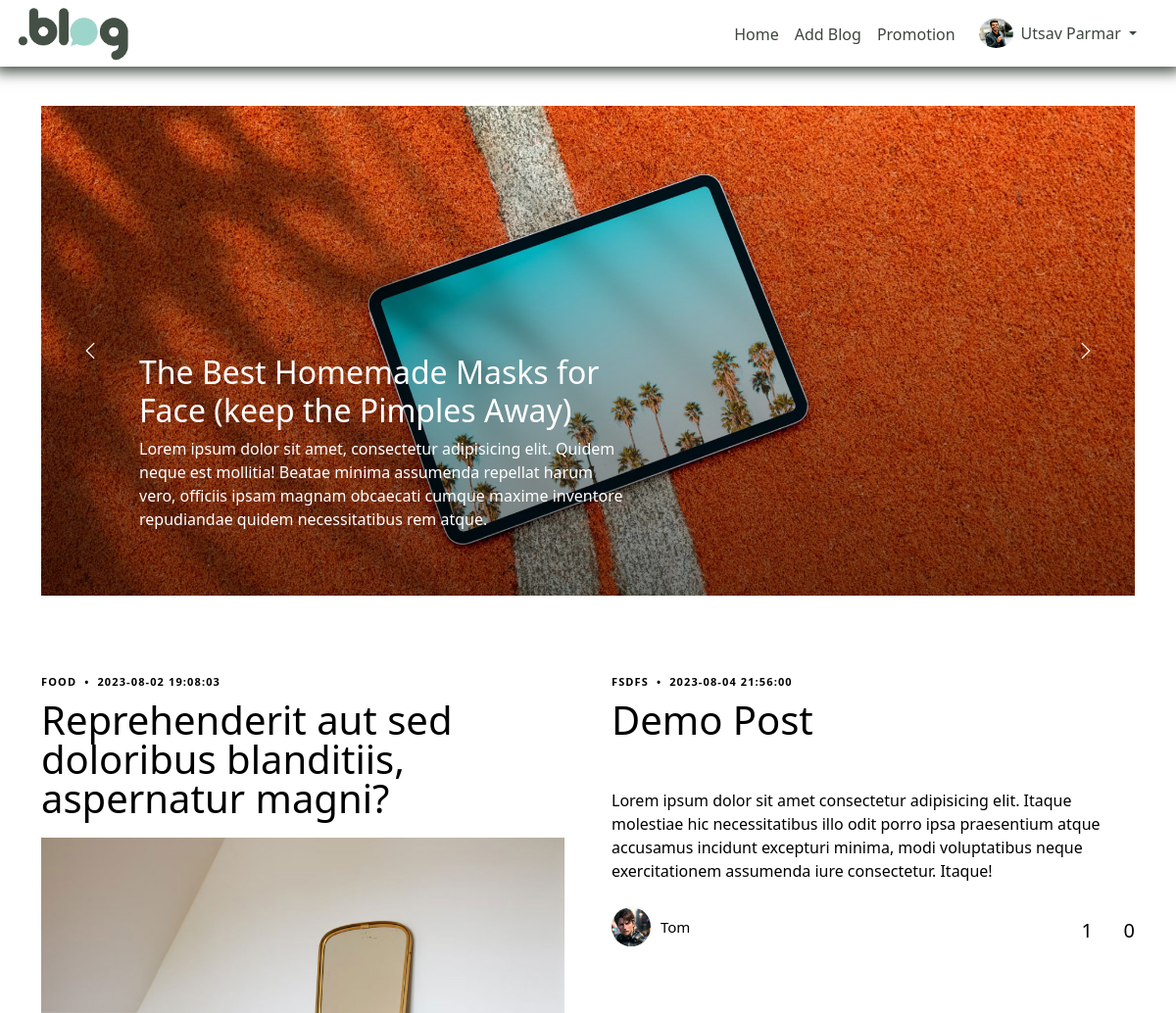
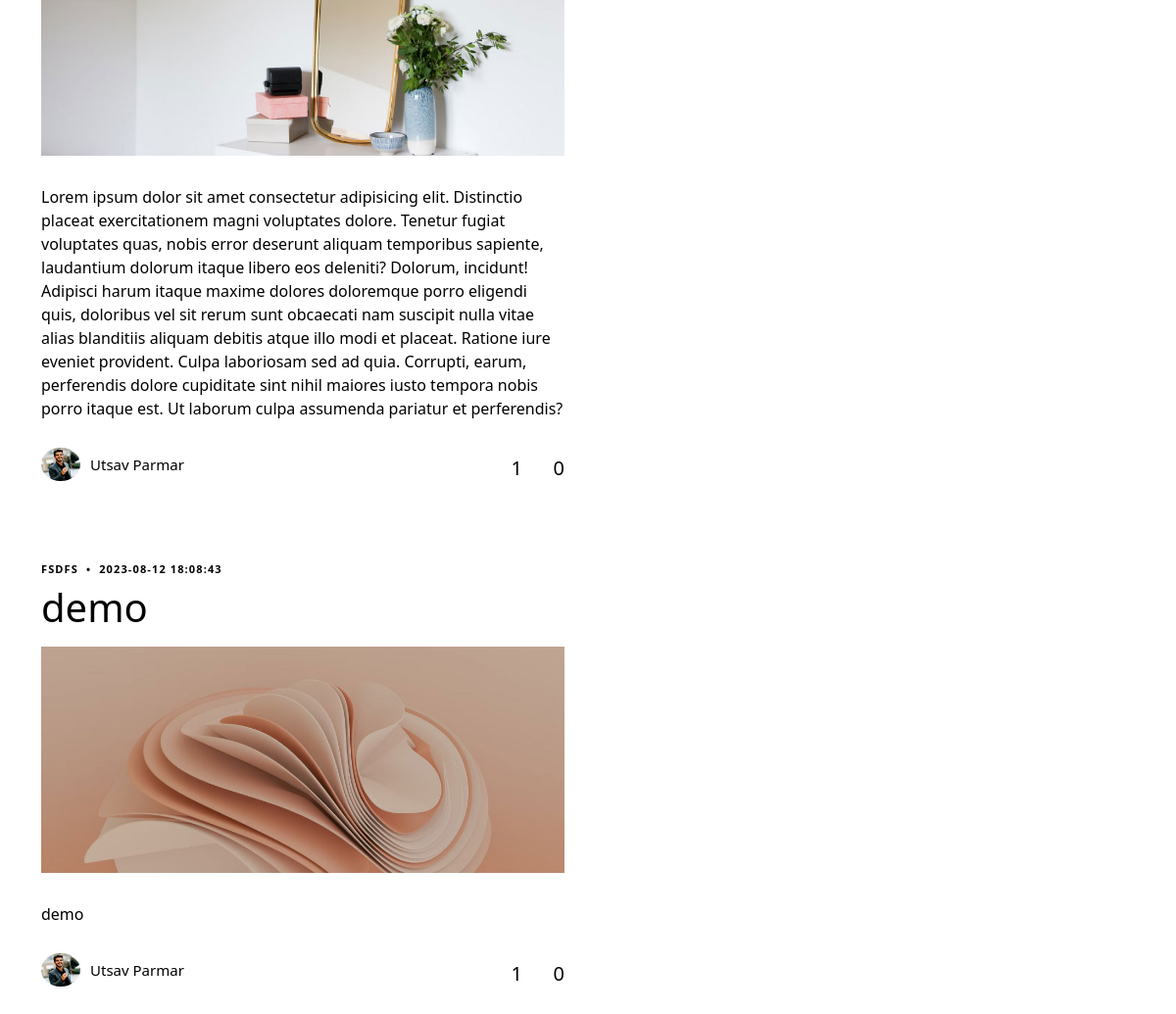
The app's page /dashboard.php (signed in) with its own data (2 pictures, top to bottom).
### tables this page shows
CREATE TABLE `users` (
  `user_id` int(11) NOT NULL,
  `name` varchar(100) NOT NULL,
  `email` varchar(100) NOT NULL,
  `password` varchar(100) NOT NULL,
  `user_type` enum('client','admin') NOT NULL DEFAULT 'client',
  `image` varchar(100) DEFAULT NULL
);

CREATE TABLE `blog_posts` (
  `post_id` int(11) NOT NULL,
  `user_id` int(11) NOT NULL,
  `title` text NOT NULL,
  `content` text NOT NULL,
  `like_count` int(11) DEFAULT NULL,
  `comment_count` int(11) DEFAULT NULL,
  `image` text,
  `category_id` int(11) NOT NULL,
  `created_at` datetime NOT NULL DEFAULT CURRENT_TIMESTAMP
);

CREATE TABLE `categories` (
  `category_id` int(11) NOT NULL,
  `name` varchar(100) NOT NULL
);

### dashboard.php (the view, shortened to what this page needs)
<!DOCTYPE html>
<html lang="en">
<head>
</head>
<body>
  <?php
  include "./navbar_dash.php";
  ?>
  <section id="hero-slider" class="hero-slider">
    <div class="container-md" data-aos="fade-in">
      <div class="row">
        <div class="col-12">
          <div class="swiper sliderFeaturedPosts">
            <div class="swiper-wrapper">
              <div class="swiper-slide">
                <a class="img-bg d-flex align-items-end" style="background-image: url('./assets/post-slide-1.jpeg');">
                  <div class="img-bg-inner text-white">
                    <h2>The Best Homemade Masks for Face (keep the Pimples Away)</h2>
                    <p>Lorem ipsum dolor sit amet, consectetur adipisicing elit. Quidem neque est mollitia! Beatae
                      minima assumenda repellat harum vero, officiis ipsam magnam obcaecati cumque maxime inventore
                      repudiandae quidem necessitatibus rem atque.</p>
                  </div>
                </a>
              </div>
            </div>
            <div class="custom-swiper-button-next">
              <span class="bi-chevron-right text-white"></span>
            </div>
            <div class="custom-swiper-button-prev">
              <span class="bi-chevron-left text-white"></span>
            </div>
            <div class="swiper-pagination"></div>
          </div>
        </div>
      </div>
    </div>
  </section>
  <section id="posts" class="posts">
    <div class="container" data-aos="fade-up">
      <div class="row g-5">
        <?php
        $query = "SELECT * FROM blog_posts";
        $runquery = mysqli_query($conn, $query);
        while ($row = mysqli_fetch_assoc($runquery)) {
          $user_id = $row["user_id"];
          $post_id = $row["post_id"];
          $title = $row["title"];
          $content = $row["content"];
          $category = "SELECT * FROM categories where category_id =  $row[category_id]";
          $categoryData = mysqli_query($conn, $category);
          $categoryName = mysqli_fetch_assoc($categoryData);
          $category = $categoryName["name"];
          $created_at = $row["created_at"];
          $image = $row["image"];
          $like_count = $row["like_count"];
          $comment_count = $row["comment_count"];
          if ($comment_count == null) {
            $comment_count = 0;
          }
          $query1 = "select * from users where user_id='$user_id'";
          $runquery1 = mysqli_query($conn, $query1);
          $user = mysqli_fetch_assoc($runquery1);
          ?>
          <div class="col-lg-6">
            <div class="post-entry-1 lg">
              <div class="post-meta"><span class="date">
                  <?= $category ?>
                </span> <span class="mx-1">&bullet;</span> <span>
                  <?= $created_at ?>
                </span>
              </div>
              <h2><a href="single-post.html">
                  <?= $title ?>
                </a>
              </h2>
              <a href="single-post.html"><img src=" <?= $image ?>" alt="" class="img-fluid"></a>
              <p class="mb-4 d-block">
                <?= $content ?>
              </p>
              <div class="d-flex align-items-center author">
                <div class="photo"><img src="<?= $user["image"] ?>" alt="" class="img-fluid"></div>
                <div class="name">
                  <h3 class="m-0 p-0">
                    <?= $user["name"] ?>
                  </h3>
                </div>
                <div class="ms-auto lc_icons">
                  <a href="like.php?post_id=<?= $post_id ?>" class="me-3" target="_self">
                    <?= $like_count ?>
                  </a>
                  <a href="">
                    <?= $comment_count ?>
                  </a>
                </div>
              </div>
            </div>
          </div>
          <?php
        }
        ?>
      </div>
    </div>
  </section>
</body>
</html>

### navbar_dash.php (shortened to what this page needs)
<!DOCTYPE html>
<html lang="en">
<head>
  <link href="https://cdn.jsdelivr.net/npm/bootstrap@5.3.1/dist/css/bootstrap.min.css" rel="stylesheet"
>
  <link rel="stylesheet" href="./vendor/css/style.css">
  <link rel="stylesheet"
    href="https://cdnjs.cloudflare.com/ajax/libs/line-awesome/1.3.0/line-awesome/css/line-awesome.min.css"
 />
  <link rel="stylesheet" href="./vendor/css/main.css">
  <link rel="stylesheet" href="./vendor/swiper/swiper-bundle.min.css">
  <link href="./lib/css/bootstrap-icons/bootstrap-icons.css" rel="stylesheet">
</head>
<?php
include "connection.php";
$user_id = $_SESSION["user_id"];
$query = "SELECT * FROM Users WHERE user_id='$user_id'";
$runquery = mysqli_query($conn, $query);
$row = mysqli_fetch_assoc($runquery);
$name = $row["name"];
?>
<body>
  <header class="p-1 header_nav">
    <div class="container-fluid">
      <div class="d-flex flex-wrap align-items-center justify-content-center justify-content-lg-start">
        <a href="./dashboard.php" class="d-flex align-items-center mb-2 mb-lg-0 text-white text-decoration-none">
          <img src="./assets/site_logo.png" alt="logo" height="60">
        </a>
        <ul class="nav col-12 col-lg-auto me-2 mb-2 justify-content-center mb-md-0 ms-auto ">
          <li><a href="./dashboard.php" class="nav-link px-2 mt-1 ">Home</a></li>
          <li><a href="./add_blog.php" class="nav-link px-2 mt-1">Add Blog</a></li>
          <li><a href="./promotion_plans.php" class="nav-link px-2 mt-1">Promotion </a></li>
          <li class="nav-item dropdown pe-3">
            <a class="nav-link nav-profile d-flex align-items-center pe-0" href="#" data-bs-toggle="dropdown">
              <img src="<?= $row["image"] ?>" alt="Profile" class="rounded-circle" height="30">
              <span class="d-none d-md-block dropdown-toggle ps-2">
                <?= $name ?>
              </span>
            </a>
          </li>
        </ul>
      </div>
    </div>
  </header>
</body>
</html>

### records on screen
users: image (picture), name "Utsav Parmar"
blog_posts: category.name "FOOD", created_at "2023-08-02 19:08:03", title "Reprehenderit aut sed doloribus blanditiis, aspernatur magni?", image (picture), content "Lorem ipsum dolor sit amet consectetur adipisicing elit. Distinctio placeat exercitationem magni voluptates dolore. Tenetur fugiat voluptates quas, nobis error deserunt aliquam temporibus sapiente, laudantium dolorum itaque libero eos deleniti? Dolorum, incidunt! Adipisci harum itaque maxime dolores doloremque porro eligendi quis, doloribus vel sit rerum sunt obcaecati nam suscipit nulla vitae alias blanditiis aliquam debitis atque illo modi et placeat. Ratione iure eveniet provident. Culpa laboriosam sed ad quia. Corrupti, earum, perferendis dolore cupiditate sint nihil maiores iusto tempora nobis porro itaque est. Ut laborum culpa assumenda pariatur et perferendis?", user.image (picture), user.name "Utsav Parmar", like_count "1", comment_count "0"
blog_posts: category.name "FSDFS", created_at "2023-08-04 21:56:00", title "Demo Post", content "Lorem ipsum dolor sit amet consectetur adipisicing elit. Itaque molestiae hic necessitatibus illo odit porro ipsa praesentium atque accusamus incidunt excepturi minima, modi voluptatibus neque exercitationem assumenda iure consectetur. Itaque!", user.image (picture), user.name "Tom", like_count "1", comment_count "0"
blog_posts: category.name "FSDFS", created_at "2023-08-12 18:08:43", title "demo", image (picture), content "demo", user.image (picture), user.name "Utsav Parmar", like_count "1", comment_count "0"
